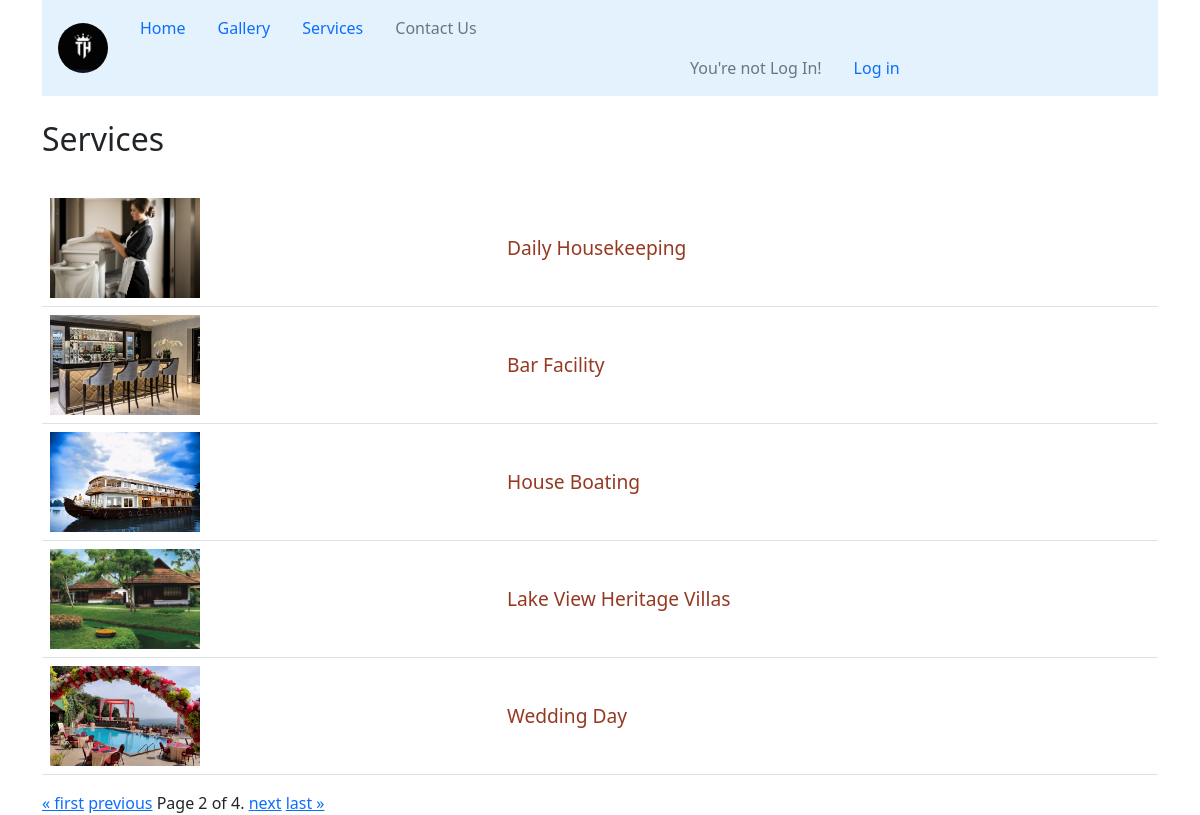
Screenshot of /services/?page=2 with the database file from the repository.
### Apps/Services/models.py (models this page shows, shortened)
class Services(models.Model):
    name = models.CharField(max_length=40)
    slug = models.SlugField(unique=True, default=name)
    discription = RichTextField(null=True)
    create_time = DateTimeField(blank=True, auto_now_add=True)
    last_used_time = DateTimeField(null=True, blank=True)
    service_comment = GenericRelation('comments')

class Images(models.Model):
    number = models.ForeignKey(Services, on_delete=models.CASCADE)
    images = models.ImageField(upload_to="service_images", max_length=256)

### Apps/Services/views.py (the view, shortened to what this page needs)
# urls.py: path('', views.PageList.as_view(), name='lists'),
class PageList(ListView):
    template_name = 'services/service_list.html'
    context_object_name = 'resort_services'
    paginate_by = 5
    def get_queryset(self):
        return Services.objects.order_by('-create_time')

### templates/services/service_list.html (shortened to what this page needs)
<!doctype html>
<html lang="en">
<head>
    {% load static %}
<link rel="stylesheet" type="text/css" href="{% static 'assets/css/bootstrap.min.css' %}">
<link rel="stylesheet" type="text/css" href="{% static 'mine/css/style.css' %}">
</head>
<body>
    <div class="container">
         <nav class="navbar navbar-expand-lg navbar-light" style="background-color: #e3f2fd;">
            <a class="navbar-brand" href="{% url 'Authentication:index' %}"><img class="rounded-circle ms-3 logo" src="/static/assets/images/th-logo.png" alt="logo" style="width: 50px;height: 50px;"></a>
            <ul class="nav-bar nav">
                <li class="nav-item">
                    <a class="nav-link" href="{% url 'Authentication:index' %}">Home</a>
                </li>
                    <li class="nav-item">
                        <a class="nav-link" href="{% url 'service:infinity' %}">Gallery</a>
                    </li>
                    <li class="nav-item">
                        <a class="nav-link" href="{% url 'service:lists' %}">Services</a>
                    </li>
                    <li class="nav-item">
                        <a class="nav-link disabled" href="#">Contact Us</a>
                    </li>
                {% if user.is_authenticated %}
                <li class="nav-item" style="margin-left:550px;">
                        <a class="nav-link disabled" href="#">Hi {{ user.username | capfirst}}!</a>
                    </li>
                <li class="nav-item" >
                        <a class="nav-link" href="{% url 'logout' %}?next={{ request.get_full_path }}">Log Out</a>
                </li>
                {% else %}
                    <li class="nav-item" style="margin-left:550px;">
                        <a class="nav-link disabled" href="#">You're not Log In!</a>
                    </li>
                    <li class="nav-item" >
                        <a class="nav-link" href="{% url 'login' %}?next={{ request.get_full_path }}">Log in</a>
                    </li>
                {% endif %}
             </ul>
        </nav>
        <br> <h2>Services</h2> <br>
        <table class="table">
            {% if resort_services %}
            {% for list in resort_services %}
            <tr>
                <td>
                    {% if list.images_set.all %}
                        <img src="{{ list.images_set.first.images.url }}" alt="img" class="list-img">
                    {% else %}
                        <p>No Images available</p>
                    {% endif %}
                </td>
                <td class=" align-middle"><a class="elements" href="{% url 'service:datas' list.slug %}">{{ list.name }}</a></td>
            </tr>
            {% endfor %}
            {% else %}
            <tr>
                <th> <strong>No Data Available!</strong></th>
            </tr>
            {% endif %}
        </table>
            <div class="pagination">
                <span class="step-links">
                    {% if page_obj.has_previous %}
                        <a href="?page=1">&laquo; first</a>
                        <a href="?page={{ page_obj.previous_page_number }}">previous</a>
                    {% endif %}
                    <span class="current">
                        Page {{ page_obj.number }} of {{ page_obj.paginator.num_pages }}.
                    </span>
                    {% if page_obj.has_next %}
                        <a href="?page={{ page_obj.next_page_number }}">next</a>
                        <a href="?page={{ page_obj.paginator.num_pages }}">last &raquo;</a>
                    {% endif %}
                </span>
            </div>
    </div>
</body>
</html>

### static/mine/css/style.css (style rules this page uses)
::placeholder { padding: 15px; }
.list-img { width: 150px; height: 100px; max-width: 150px; max-height: 150px; object-fit: cover; }
.elements { text-decoration: none; color: rgb(150, 57, 34); font-weight: 400; font-size: larger; }

### rows the page displays
Services: images_set.first.images (picture), name "Daily Housekeeping"
Services: images_set.first.images (picture), name "Bar Facility"
Services: images_set.first.images (picture), name "House Boating"
Services: images_set.first.images (picture), name "Lake View Heritage Villas"
Services: images_set.first.images (picture), name "Wedding Day"

### other values shown
{{ page_obj.number }} "2"
{{ page_obj.paginator.num_pages }} "4"
